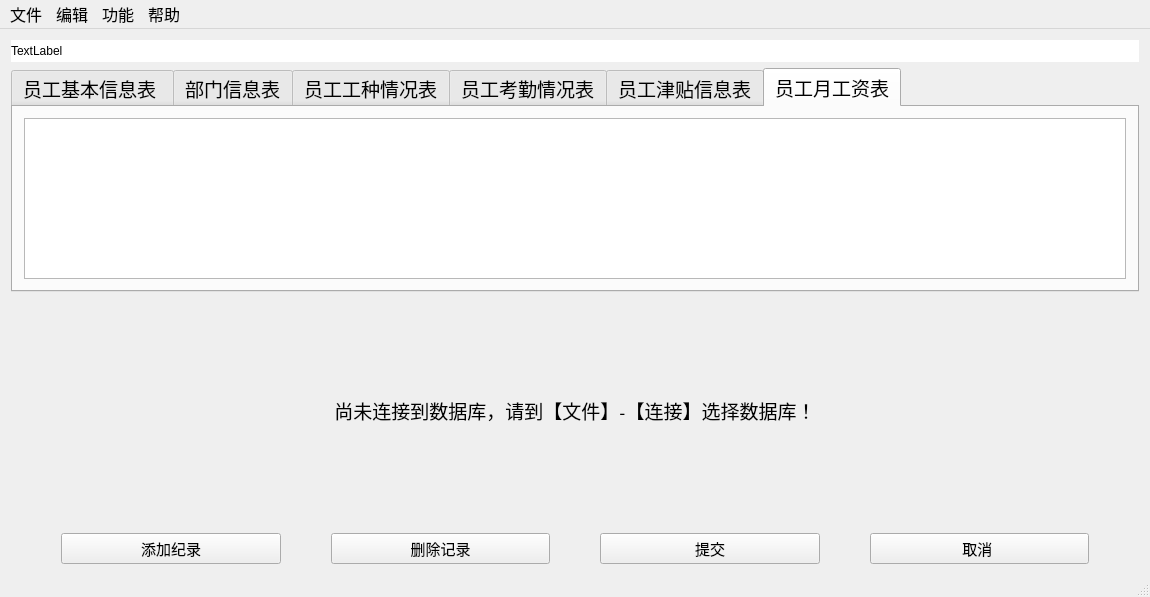
<?xml version="1.0" encoding="UTF-8"?>
<ui version="4.0">
 <class>MainWindow</class>
 <widget class="QMainWindow" name="MainWindow">
  <property name="geometry">
   <rect>
    <x>0</x>
    <y>0</y>
    <width>1150</width>
    <height>597</height>
   </rect>
  </property>
  <property name="sizePolicy">
   <sizepolicy hsizetype="Preferred" vsizetype="Preferred">
    <horstretch>0</horstretch>
    <verstretch>0</verstretch>
   </sizepolicy>
  </property>
  <property name="windowTitle">
   <string>工资管理系统</string>
  </property>
  <widget class="QWidget" name="centralWidget">
   <layout class="QVBoxLayout" name="verticalLayout" stretch="1,10,10,1">
    <item>
     <widget class="QLabel" name="label_pic">
      <property name="styleSheet">
       <string notr="true">background-color: rgb(255, 255, 255);</string>
      </property>
      <property name="text">
       <string>TextLabel</string>
      </property>
     </widget>
    </item>
    <item>
     <widget class="QTabWidget" name="tabWidget">
      <property name="font">
       <font>
        <family>隶书</family>
        <pointsize>14</pointsize>
       </font>
      </property>
      <property name="currentIndex">
       <number>5</number>
      </property>
      <widget class="QWidget" name="tab_0">
       <attribute name="title">
        <string>员工基本信息表 </string>
       </attribute>
       <layout class="QHBoxLayout" name="horizontalLayout_5">
        <item>
         <widget class="QTableView" name="tableView_0">
          <property name="font">
           <font>
            <family>黑体</family>
           </font>
          </property>
         </widget>
        </item>
       </layout>
      </widget>
      <widget class="QWidget" name="tab">
       <attribute name="title">
        <string>部门信息表</string>
       </attribute>
       <layout class="QHBoxLayout" name="horizontalLayout_6">
        <item>
         <widget class="QTableView" name="tableView"/>
        </item>
       </layout>
      </widget>
      <widget class="QWidget" name="tab_1">
       <attribute name="title">
        <string>员工工种情况表</string>
       </attribute>
       <layout class="QHBoxLayout" name="horizontalLayout_4">
        <item>
         <widget class="QTableView" name="tableView_1">
          <property name="font">
           <font>
            <family>黑体</family>
           </font>
          </property>
         </widget>
        </item>
       </layout>
      </widget>
      <widget class="QWidget" name="tab_2">
       <attribute name="title">
        <string>员工考勤情况表</string>
       </attribute>
       <layout class="QHBoxLayout" name="horizontalLayout_2">
        <item>
         <widget class="QTableView" name="tableView_2">
          <property name="font">
           <font>
            <family>黑体</family>
           </font>
          </property>
         </widget>
        </item>
       </layout>
      </widget>
      <widget class="QWidget" name="tab_3">
       <attribute name="title">
        <string>员工津贴信息表</string>
       </attribute>
       <layout class="QHBoxLayout" name="horizontalLayout_3">
        <item>
         <widget class="QTableView" name="tableView_3">
          <property name="font">
           <font>
            <family>黑体</family>
           </font>
          </property>
         </widget>
        </item>
       </layout>
      </widget>
      <widget class="QWidget" name="tab_4">
       <attribute name="title">
        <string>员工月工资表</string>
       </attribute>
       <layout class="QVBoxLayout" name="verticalLayout_2">
        <item>
         <widget class="QTableView" name="tableView_4">
          <property name="font">
           <font>
            <family>黑体</family>
           </font>
          </property>
         </widget>
        </item>
       </layout>
      </widget>
     </widget>
    </item>
    <item>
     <widget class="QLabel" name="label">
      <property name="font">
       <font>
        <family>造字工房悦圆（非商用）常规体</family>
        <pointsize>14</pointsize>
       </font>
      </property>
      <property name="text">
       <string>尚未连接到数据库，请到【文件】-【连接】选择数据库！</string>
      </property>
      <property name="alignment">
       <set>Qt::AlignCenter</set>
      </property>
     </widget>
    </item>
    <item>
     <layout class="QHBoxLayout" name="horizontalLayout" stretch="0,0,0,0">
      <property name="spacing">
       <number>50</number>
      </property>
      <property name="leftMargin">
       <number>50</number>
      </property>
      <property name="topMargin">
       <number>5</number>
      </property>
      <property name="rightMargin">
       <number>50</number>
      </property>
      <property name="bottomMargin">
       <number>0</number>
      </property>
      <item>
       <widget class="QPushButton" name="btn_add">
        <property name="sizePolicy">
         <sizepolicy hsizetype="Expanding" vsizetype="Expanding">
          <horstretch>0</horstretch>
          <verstretch>0</verstretch>
         </sizepolicy>
        </property>
        <property name="font">
         <font>
          <family>造字工房明黑（非商用）常规体</family>
          <pointsize>11</pointsize>
         </font>
        </property>
        <property name="text">
         <string>添加纪录</string>
        </property>
       </widget>
      </item>
      <item>
       <widget class="QPushButton" name="btn_delete">
        <property name="sizePolicy">
         <sizepolicy hsizetype="Expanding" vsizetype="Expanding">
          <horstretch>0</horstretch>
          <verstretch>0</verstretch>
         </sizepolicy>
        </property>
        <property name="font">
         <font>
          <family>造字工房明黑（非商用）常规体</family>
          <pointsize>11</pointsize>
         </font>
        </property>
        <property name="text">
         <string>删除记录</string>
        </property>
       </widget>
      </item>
      <item>
       <widget class="QPushButton" name="btn_commit">
        <property name="sizePolicy">
         <sizepolicy hsizetype="Expanding" vsizetype="Expanding">
          <horstretch>0</horstretch>
          <verstretch>0</verstretch>
         </sizepolicy>
        </property>
        <property name="font">
         <font>
          <family>造字工房明黑（非商用）常规体</family>
          <pointsize>11</pointsize>
         </font>
        </property>
        <property name="text">
         <string>提交</string>
        </property>
       </widget>
      </item>
      <item>
       <widget class="QPushButton" name="btn_cancle">
        <property name="sizePolicy">
         <sizepolicy hsizetype="Expanding" vsizetype="Expanding">
          <horstretch>0</horstretch>
          <verstretch>0</verstretch>
         </sizepolicy>
        </property>
        <property name="font">
         <font>
          <family>造字工房明黑（非商用）常规体</family>
          <pointsize>11</pointsize>
         </font>
        </property>
        <property name="text">
         <string>取消 </string>
        </property>
       </widget>
      </item>
     </layout>
    </item>
   </layout>
  </widget>
  <widget class="QMenuBar" name="menuBar">
   <property name="geometry">
    <rect>
     <x>0</x>
     <y>0</y>
     <width>1150</width>
     <height>33</height>
    </rect>
   </property>
   <property name="font">
    <font>
     <pointsize>12</pointsize>
    </font>
   </property>
   <widget class="QMenu" name="menu_file">
    <property name="font">
     <font>
      <pointsize>11</pointsize>
     </font>
    </property>
    <property name="title">
     <string>文件</string>
    </property>
    <widget class="QMenu" name="menu_conn">
     <property name="statusTip">
      <string>连接数据库</string>
     </property>
     <property name="title">
      <string>连接</string>
     </property>
     <property name="icon">
      <iconset resource="res.qrc">
       <normaloff>:/images/链接.ico</normaloff>:/images/链接.ico</iconset>
     </property>
     <addaction name="action_conn"/>
    </widget>
    <addaction name="menu_conn"/>
    <addaction name="action_close"/>
    <addaction name="separator"/>
    <addaction name="action_exit"/>
   </widget>
   <widget class="QMenu" name="menu_edit">
    <property name="font">
     <font>
      <pointsize>11</pointsize>
     </font>
    </property>
    <property name="title">
     <string>编辑</string>
    </property>
    <widget class="QMenu" name="menu_edit_sort">
     <property name="title">
      <string>排序</string>
     </property>
     <addaction name="action_sortById"/>
     <addaction name="action_sortByDate"/>
     <addaction name="action_sortByName"/>
    </widget>
    <addaction name="action_undo"/>
    <addaction name="separator"/>
    <addaction name="action_cut"/>
    <addaction name="action_copy"/>
    <addaction name="action_paste"/>
    <addaction name="separator"/>
    <addaction name="menu_edit_sort"/>
    <addaction name="separator"/>
    <addaction name="action_commit"/>
   </widget>
   <widget class="QMenu" name="menu_func">
    <property name="title">
     <string>功能</string>
    </property>
    <addaction name="action_stat"/>
    <addaction name="action_find"/>
   </widget>
   <widget class="QMenu" name="menu_help">
    <property name="title">
     <string>帮助</string>
    </property>
    <addaction name="action_about"/>
   </widget>
   <addaction name="menu_file"/>
   <addaction name="menu_edit"/>
   <addaction name="menu_func"/>
   <addaction name="menu_help"/>
  </widget>
  <widget class="QStatusBar" name="statusBar"/>
  <action name="action_close">
   <property name="icon">
    <iconset resource="res.qrc">
     <normaloff>:/images/断开.ico</normaloff>:/images/断开.ico</iconset>
   </property>
   <property name="text">
    <string>断开</string>
   </property>
   <property name="statusTip">
    <string>断开连接</string>
   </property>
   <property name="font">
    <font>
     <pointsize>11</pointsize>
    </font>
   </property>
   <property name="shortcut">
    <string>Ctrl+F4</string>
   </property>
  </action>
  <action name="action_exit">
   <property name="icon">
    <iconset resource="res.qrc">
     <normaloff>:/images/退出 .ico</normaloff>:/images/退出 .ico</iconset>
   </property>
   <property name="text">
    <string>退出</string>
   </property>
   <property name="statusTip">
    <string>退出程序</string>
   </property>
   <property name="font">
    <font>
     <pointsize>11</pointsize>
    </font>
   </property>
  </action>
  <action name="action_undo">
   <property name="icon">
    <iconset resource="res.qrc">
     <normaloff>:/images/撤销.ico</normaloff>:/images/撤销.ico</iconset>
   </property>
   <property name="text">
    <string>撤销</string>
   </property>
   <property name="font">
    <font>
     <pointsize>11</pointsize>
    </font>
   </property>
   <property name="shortcut">
    <string>Ctrl+Z</string>
   </property>
  </action>
  <action name="action_copy">
   <property name="icon">
    <iconset resource="res.qrc">
     <normaloff>:/images/复制.ico</normaloff>:/images/复制.ico</iconset>
   </property>
   <property name="text">
    <string>复制</string>
   </property>
   <property name="font">
    <font>
     <pointsize>11</pointsize>
    </font>
   </property>
   <property name="shortcut">
    <string>Ctrl+C</string>
   </property>
  </action>
  <action name="action_paste">
   <property name="icon">
    <iconset resource="res.qrc">
     <normaloff>:/images/粘贴.ico</normaloff>:/images/粘贴.ico</iconset>
   </property>
   <property name="text">
    <string>粘贴</string>
   </property>
   <property name="font">
    <font>
     <pointsize>11</pointsize>
    </font>
   </property>
   <property name="shortcut">
    <string>Ctrl+V</string>
   </property>
  </action>
  <action name="action_find">
   <property name="icon">
    <iconset resource="res.qrc">
     <normaloff>:/images/年终奖.ico</normaloff>:/images/年终奖.ico</iconset>
   </property>
   <property name="text">
    <string>年终奖统计</string>
   </property>
   <property name="toolTip">
    <string>年终奖统计</string>
   </property>
   <property name="font">
    <font>
     <pointsize>11</pointsize>
    </font>
   </property>
  </action>
  <action name="action_stat">
   <property name="icon">
    <iconset resource="res.qrc">
     <normaloff>:/images/统计.ico</normaloff>:/images/统计.ico</iconset>
   </property>
   <property name="text">
    <string>开始统计</string>
   </property>
   <property name="font">
    <font>
     <pointsize>11</pointsize>
    </font>
   </property>
   <property name="shortcut">
    <string>Ctrl+F</string>
   </property>
  </action>
  <action name="action_commit">
   <property name="icon">
    <iconset resource="res.qrc">
     <normaloff>:/images/提交.ico</normaloff>:/images/提交.ico</iconset>
   </property>
   <property name="text">
    <string>提交</string>
   </property>
   <property name="statusTip">
    <string>点击即可提修改</string>
   </property>
   <property name="font">
    <font>
     <pointsize>11</pointsize>
    </font>
   </property>
   <property name="shortcut">
    <string>Ctrl+B</string>
   </property>
  </action>
  <action name="action_about">
   <property name="icon">
    <iconset resource="res.qrc">
     <normaloff>:/images/about.ico</normaloff>:/images/about.ico</iconset>
   </property>
   <property name="text">
    <string>关于SalaryManageSystem</string>
   </property>
   <property name="font">
    <font>
     <pointsize>11</pointsize>
    </font>
   </property>
  </action>
  <action name="action_cut">
   <property name="icon">
    <iconset resource="res.qrc">
     <normaloff>:/images/剪切.ico</normaloff>:/images/剪切.ico</iconset>
   </property>
   <property name="text">
    <string>剪切</string>
   </property>
   <property name="font">
    <font>
     <pointsize>11</pointsize>
    </font>
   </property>
   <property name="shortcut">
    <string>Ctrl+X</string>
   </property>
  </action>
  <action name="action_sortById">
   <property name="text">
    <string>按id排序【默认】</string>
   </property>
   <property name="font">
    <font>
     <pointsize>11</pointsize>
    </font>
   </property>
  </action>
  <action name="action_sortByDate">
   <property name="text">
    <string>按时间排序</string>
   </property>
   <property name="font">
    <font>
     <pointsize>11</pointsize>
    </font>
   </property>
  </action>
  <action name="action_sortByName">
   <property name="text">
    <string>按名称排序</string>
   </property>
   <property name="font">
    <font>
     <pointsize>11</pointsize>
    </font>
   </property>
  </action>
  <action name="action_conn">
   <property name="icon">
    <iconset resource="res.qrc">
     <normaloff>:/images/星星.ico</normaloff>:/images/星星.ico</iconset>
   </property>
   <property name="text">
    <string>SalaryDMS</string>
   </property>
   <property name="statusTip">
    <string>连接SalaryDMS</string>
   </property>
  </action>
 </widget>
 <layoutdefault spacing="6" margin="11"/>
 <resources>
  <include location="res.qrc"/>
 </resources>
 <connections/>
</ui>
